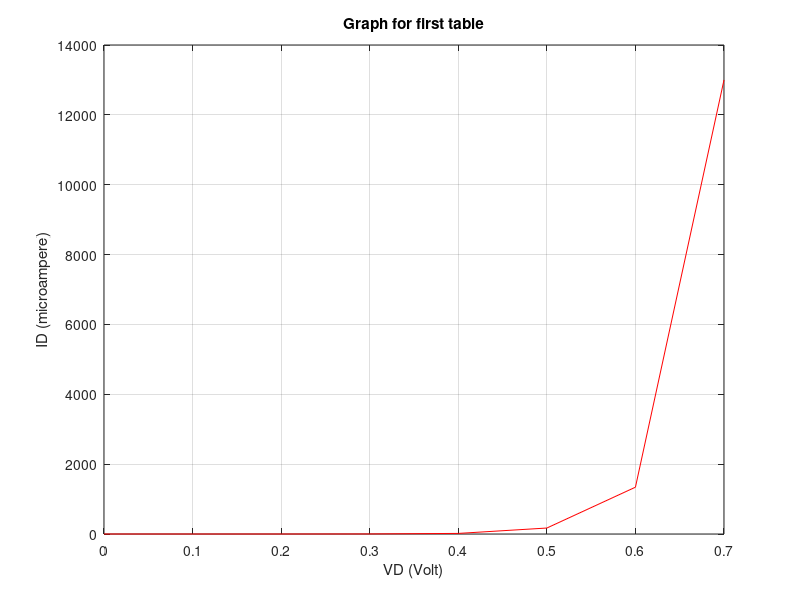
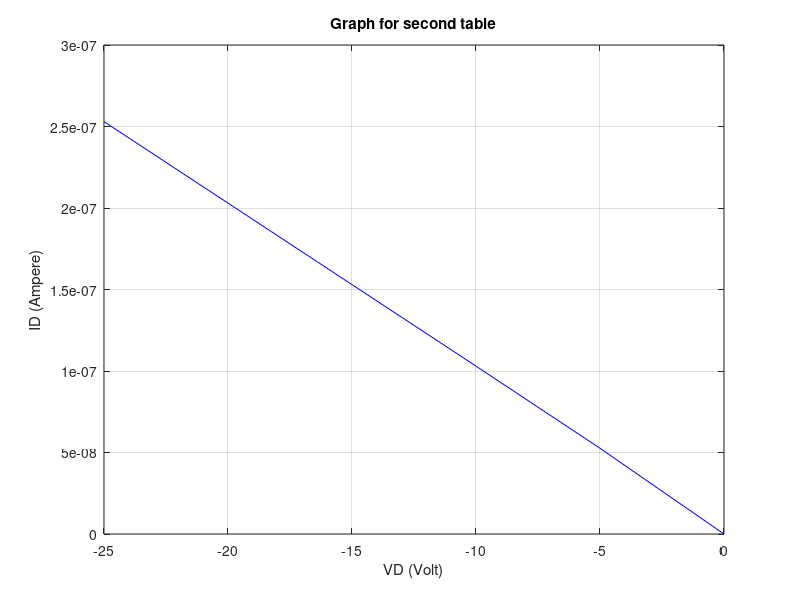

Write the MATLAB code that produced these figures, in order.
VD_1 = [0 0.1 0.2 0.3 0.4 0.5 0.6 0.7];
ID_1 = [0 2.17*10^(-2) 21.1*10^(-2) 0.19*10 1.69*10 17.1*10 134*10 1.30*10^4];

figure(1);
plot(VD_1, ID_1, 'r');
grid on;
xlabel('VD (Volt)');
ylabel('ID (microampere)');
title('Graph for first table');

VD_2 = [0 -5 -10 -15 -20 -25];
ID_2 = [0 5.26e-8 10.3e-8 15.3e-8 20.3e-8 25.3e-8];

figure(2);
plot(VD_2, ID_2, 'b');
grid on;
xlabel('VD (Volt)');
ylabel('ID (Ampere)');
title('Graph for second table');

